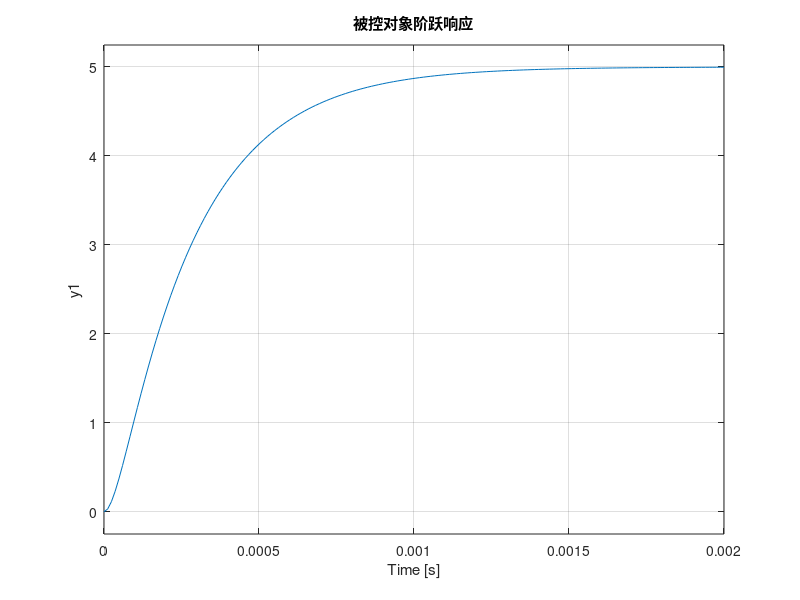

Source code (MATLAB): (Note: this script raises an error after producing the figure.)
%% PID控制器设计与仿真 - 用于自动幅度控制
% 目标：使已知模型电路输出稳定在设定值

clear; clc; close all;

%% 1. 被控对象模型（已知模型电路）
num = [5];
den = [1e-8, 3e-4, 1];
G = tf(num, den);

fprintf('=== 被控对象传递函数 ===\n');
disp(G);

%% 2. PID控制器设计方法
% PID传递函数: C(s) = Kp + Ki/s + Kd*s = Kd*(s^2 + (Kp/Kd)*s + Ki/Kd) / s

%% 3. Ziegler-Nichols法初步整定
% 获取系统的临界增益和临界周期
fprintf('\n=== Ziegler-Nichols法整定 ===\n');

% 分析系统特性
[wn, zeta] = damp(G);
fprintf('系统固有频率: %.2f Hz\n', wn(1)/(2*pi));
fprintf('阻尼比: %.4f\n', zeta(1));

% 对于二阶系统，可用响应曲线法
% 阶跃响应获取特征参数
figure('Name', '阶跃响应特性', 'Position', [100 100 800 400]);
step(G);
grid on;
title('被控对象阶跃响应');

info = stepinfo(G);
fprintf('上升时间: %.6f s\n', info.RiseTime);
fprintf('建立时间: %.6f s\n', info.SettlingTime);
fprintf('稳态值: %.4f\n', dcgain(G));

%% 4. 手动PID参数设计
% 根据系统特性设计PID参数
fprintf('\n=== PID参数设计 ===\n');

% 目标：快速响应、无超调、无稳态误差
% 对于1kHz定点控制，需要快速跟踪

% PID参数（初始值，基于经验）
Kp = 0.5;    % 比例增益
Ki = 100;    % 积分增益
Kd = 0.001;  % 微分增益

fprintf('初始PID参数:\n');
fprintf('Kp = %.4f\n', Kp);
fprintf('Ki = %.4f\n', Ki);
fprintf('Kd = %.6f\n', Kd);

%% 5. PID闭环仿真
% 构建PID控制器
s = tf('s');
C = Kp + Ki/s + Kd*s;

% 开环传递函数
L = C * G;

% 闭环传递函数
T = feedback(L, 1);

% 灵敏度函数
S = 1 / (1 + L);

% 补灵敏度函数
T_comp = L / (1 + L);

%% 6. 闭环性能分析
figure('Name', 'PID闭环性能', 'Position', [100 100 1200 800]);

% 阶跃响应
subplot(2,2,1);
step(T, 0.01);
grid on;
title('闭环阶跃响应');
xlabel('时间 (s)');
ylabel('幅值');

info_cl = stepinfo(T);
fprintf('\n=== 闭环性能指标 ===\n');
fprintf('上升时间: %.6f s\n', info_cl.RiseTime);
fprintf('建立时间: %.6f s\n', info_cl.SettlingTime);
fprintf('超调量: %.2f%%\n', info_cl.Overshoot);

% Bode图
subplot(2,2,2);
margin(L);
grid on;
title('开环Bode图');

% 灵敏度函数
subplot(2,2,3);
bode(S, {2*pi*10, 2*pi*100e3});
grid on;
title('灵敏度函数 S(s)');

% 阶跃扰动响应
subplot(2,2,4);
step(S, 0.01);
grid on;
title('扰动响应');
xlabel('时间 (s)');

%% 7. 频域性能指标
[Gm, Pm, Wcg, Wcp] = margin(L);
fprintf('\n=== 频域性能指标 ===\n');
fprintf('增益裕度: %.2f dB (频率: %.2f Hz)\n', 20*log10(Gm), Wcg/(2*pi));
fprintf('相位裕度: %.2f° (频率: %.2f Hz)\n', Pm, Wcp/(2*pi));

if Gm > 6 && Pm > 30
    fprintf('✓ 系统稳定\n');
else
    fprintf('⚠ 系统稳定性不足，需要调整参数\n');
end

%% 8. 不同设定值的跟踪性能
figure('Name', '多设定值跟踪', 'Position', [100 100 800 600]);

% 测试不同目标电压
V_targets = [1.0, 1.5, 2.0];
t_sim = 0:1e-5:0.05;

for i = 1:length(V_targets)
    V = V_targets(i);
    [y, t] = step(V * T, t_sim);
    subplot(length(V_targets), 1, i);
    plot(t*1000, y, 'b-', 'LineWidth', 1.5);
    hold on;
    plot(t([1 end])*1000, [V V], 'r--', 'LineWidth', 1);
    grid on;
    xlabel('时间 (ms)');
    ylabel('输出电压 (V)');
    title(sprintf('目标输出 %.1f V', V));
    legend('实际输出', '目标值', 'Location', 'best');

    % 计算稳态误差
    ss_error = abs(y(end) - V) / V * 100;
    fprintf('目标%.1fV: 稳态误差=%.4f%%\n', V, ss_error);
end

%% 9. PID参数敏感性分析
fprintf('\n=== PID参数敏感性分析 ===\n');
figure('Name', 'PID参数敏感性', 'Position', [100 100 1200 400]);

% Kp变化
Kp_range = [0.2, 0.5, 1.0, 2.0];
subplot(1,3,1);
for Kp_test = Kp_range
    C_test = Kp_test + Ki/s + Kd*s;
    T_test = feedback(C_test * G, 1);
    step(T_test, 0.01);
    hold on;
end
grid on;
title('Kp变化影响');
legend(arrayfun(@(x) sprintf('Kp=%.1f', x), Kp_range, 'UniformOutput', false));

% Ki变化
Ki_range = [50, 100, 200, 500];
subplot(1,3,2);
for Ki_test = Ki_range
    C_test = Kp + Ki_test/s + Kd*s;
    T_test = feedback(C_test * G, 1);
    step(T_test, 0.01);
    hold on;
end
grid on;
title('Ki变化影响');
legend(arrayfun(@(x) sprintf('Ki=%d', x), Ki_range, 'UniformOutput', false));

% Kd变化
Kd_range = [0.0005, 0.001, 0.002, 0.005];
subplot(1,3,3);
for Kd_test = Kd_range
    C_test = Kp + Ki/s + Kd_test*s;
    T_test = feedback(C_test * G, 1);
    step(T_test, 0.01);
    hold on;
end
grid on;
title('Kd变化影响');
legend(arrayfun(@(x) sprintf('Kd=%.4f', x), Kd_range, 'UniformOutput', false));

%% 10. 自动微调算法仿真
fprintf('\n=== 自动微调算法仿真 ===\n');

% 模拟上电自动微调过程
function [Kp_opt, Ki_opt, Kd_opt] = auto_tune(G)
    s = tf('s');

    % 初始参数
    Kp = 0.5; Ki = 100; Kd = 0.001;

    % 发送阶跃信号
    C = Kp + Ki/s + Kd*s;
    T = feedback(C * G, 1);
    [y, t] = step(T, 0.01);

    % 提取特征
    info = stepinfo(T);
    overshoot = info.Overshoot;
    rise_time = info.RiseTime;

    % 调参逻辑
    for iter = 1:5
        if overshoot > 10
            Kp = Kp * 0.9;
            Kd = Kd * 1.1;
        elseif rise_time > 0.001
            Kp = Kp * 1.1;
            Kd = Kd * 0.9;
        else
            break;
        end

        C = Kp + Ki/s + Kd*s;
        T = feedback(C * G, 1);
        info = stepinfo(T);
        overshoot = info.Overshoot;
        rise_time = info.RiseTime;
    end

    Kp_opt = Kp;
    Ki_opt = Ki;
    Kd_opt = Kd;
end

[Kp_opt, Ki_opt, Kd_opt] = auto_tune(G);
fprintf('自动微调结果:\n');
fprintf('Kp = %.4f\n', Kp_opt);
fprintf('Ki = %.4f\n', Ki_opt);
fprintf('Kd = %.6f\n', Kd_opt);

%% 11. 生成STM32 PID参数
fprintf('\n=== STM32 PID参数配置 ===\n');
fprintf('// PID控制器参数（由MATLAB仿真生成）\n');
fprintf('typedef struct {\n');
fprintf('    float Kp;  // 比例增益\n');
fprintf('    float Ki;  // 积分增益\n');
fprintf('    float Kd;  // 微分增益\n');
fprintf('    float dt;  // 控制周期 (s)\n');
fprintf('    float integral;  // 积分累积\n');
fprintf('    float prev_error;  // 上次误差\n');
fprintf('} PID_Controller;\n\n');

fprintf('// 初始化参数\n');
fprintf('PID_Params pid_config = {\n');
fprintf('    .Kp = %.4ff,\n', Kp_opt);
fprintf('    .Ki = %.4ff,\n', Ki_opt);
fprintf('    .Kd = %.6ff,\n', Kd_opt);
fprintf('    .dt = 0.0001f  // 10kHz控制频率\n');
fprintf('};\n');

fprintf('\nPID控制器设计完成！\n');
